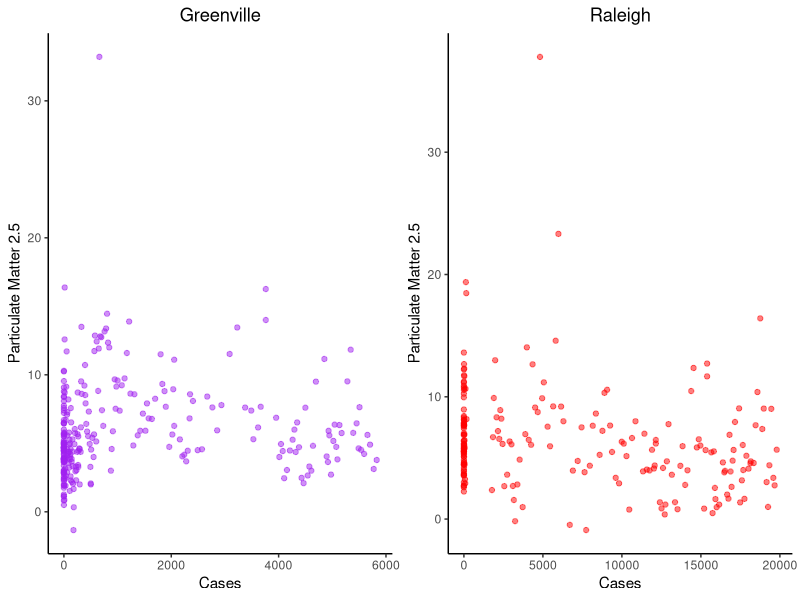
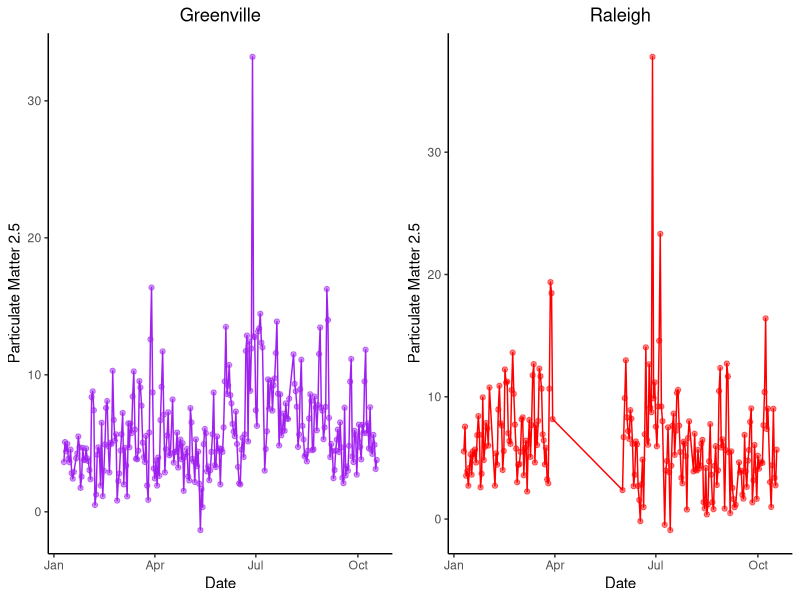
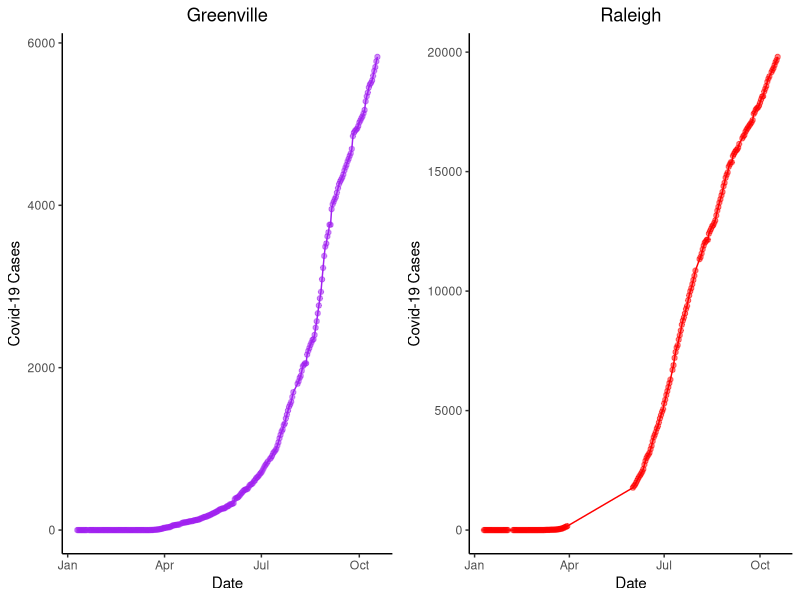
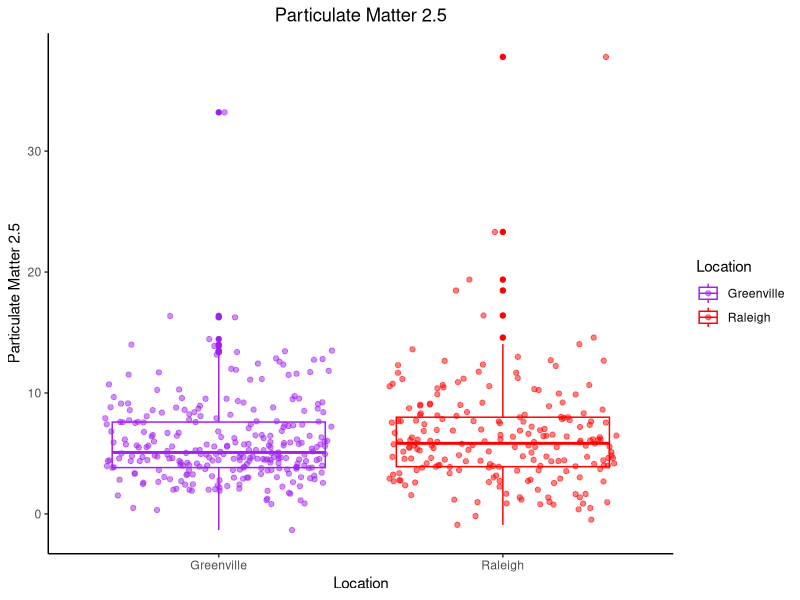
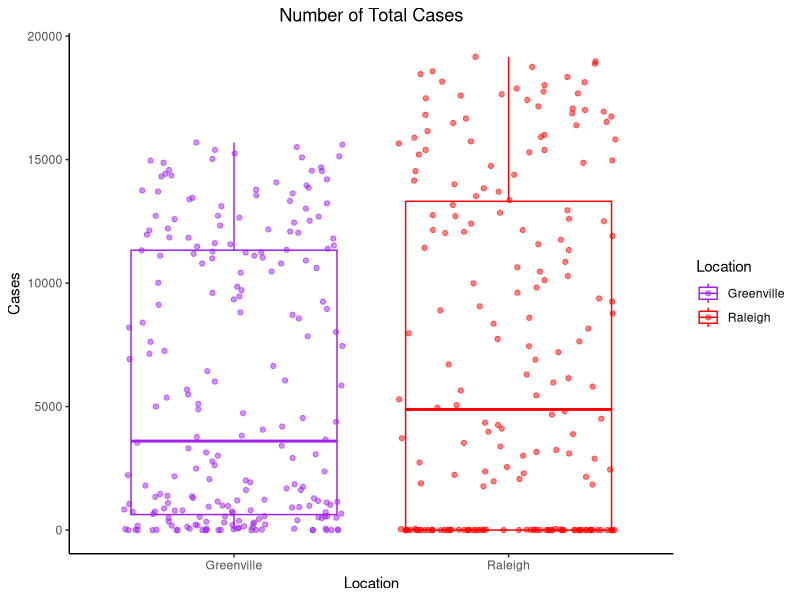
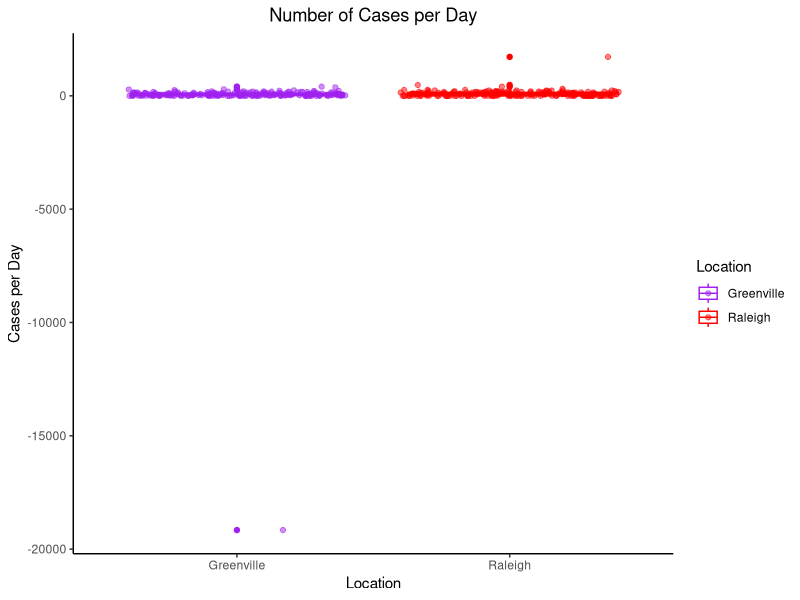

Reproduce these figures in R, in order.
library(tidyverse)
library(gridExtra)


#load in data

Gdat<-read.csv("derived_data/Greenville.Clean.Covid.csv")
Rdat<-read.csv("derived_data/Raleigh.Clean.Covid.csv")

g1 <- Gdat %>% 
  ggplot(aes(x = Cases, y = PM25)) +
  geom_point(alpha = .5, color = "Purple") +
  theme(panel.grid.major = element_blank(), panel.grid.minor = element_blank(),
        panel.background = element_blank(), axis.line = element_line(colour = "black")) +
  ggtitle("Greenville") +
  ylab("Particulate Matter 2.5") +
  theme(plot.title = element_text(hjust = 0.5))
g2 <- Rdat %>% 
  ggplot(aes(x = Cases, y = PM25)) +
  geom_point(alpha = .5, color = "Red") +
  theme(panel.grid.major = element_blank(), panel.grid.minor = element_blank(),
        panel.background = element_blank(), axis.line = element_line(colour = "black"))  +
  ggtitle("Raleigh") +
  ylab("Particulate Matter 2.5") +
  theme(plot.title = element_text(hjust = 0.5))

Graph1 <- grid.arrange(g1, g2, nrow = 1)
ggsave("derived_graphs/PM25.Vs.Cases.plot.png", plot = Graph1)

g3 <-  Gdat %>% 
  ggplot(aes(x = as.Date(utc, "%Y-%m-%d"), y = PM25)) +
  geom_point(alpha = .5, color = "Purple") +
  geom_line(color = "Purple")  +
  theme(panel.grid.major = element_blank(), panel.grid.minor = element_blank(),
        panel.background = element_blank(), axis.line = element_line(colour = "black")) +
  ggtitle("Greenville") +
  theme(plot.title = element_text(hjust = 0.5)) +
  ylab("Particulate Matter 2.5") +
  xlab("Date")

g4 <-  Rdat %>% 
  ggplot(aes(x = as.Date(utc, "%Y-%m-%d"), y = PM25)) +
  geom_point(alpha = .5, color = "Red") +
  geom_line(color = "Red")  +
  theme(panel.grid.major = element_blank(), panel.grid.minor = element_blank(),
        panel.background = element_blank(), axis.line = element_line(colour = "black")) +
  ggtitle("Raleigh") +
  ylab("Particulate Matter 2.5") +
  theme(plot.title = element_text(hjust = 0.5)) +
  ylab("Particulate Matter 2.5") +
  xlab("Date")

Graph2 <- grid.arrange(g3, g4, nrow = 1)
ggsave("derived_graphs/Time.Vs.PM25.plot.png", plot = Graph2)

g5 <- Gdat %>% 
  ggplot(aes(x = as.Date(utc, "%Y-%m-%d"), y = Cases)) +
  geom_point(alpha = .5, color = "Purple") +
  geom_line(color = "Purple")  +
  theme(panel.grid.major = element_blank(), panel.grid.minor = element_blank(),
        panel.background = element_blank(), axis.line = element_line(colour = "black")) +
  ggtitle("Greenville") +
  theme(plot.title = element_text(hjust = 0.5)) +
  ylab("Covid-19 Cases") +
  xlab("Date")

g6 <- Rdat %>% 
  ggplot(aes(x = as.Date(utc, "%Y-%m-%d"), y = Cases)) +
  geom_point(alpha = .5, color = "Red") +
  geom_line(color = "Red")  +
  theme(panel.grid.major = element_blank(), panel.grid.minor = element_blank(),
        panel.background = element_blank(), axis.line = element_line(colour = "black")) +
  ggtitle("Raleigh") +
  theme(plot.title = element_text(hjust = 0.5)) +
  ylab("Covid-19 Cases") +
  xlab("Date")

Graph3 <- grid.arrange(g5, g6, nrow = 1)
ggsave("derived_graphs/Time.Vs.Cases.plot.png", plot = Graph3)  

PM25.data <- rbind(Gdat[, c(4, 5)] , Rdat[, c(4, 9)])

g7 <- PM25.data %>% 
  ggplot(aes(y = PM25, x = Location)) +
  geom_boxplot(aes(color = Location)) + 
  geom_jitter(aes(color = Location), alpha = .5) +
  theme(panel.grid.major = element_blank(), panel.grid.minor = element_blank(),
        panel.background = element_blank(), axis.line = element_line(colour = "black")) +
  ggtitle("Particulate Matter 2.5") +
  ylab("Particulate Matter 2.5") +
  theme(plot.title = element_text(hjust = 0.5)) +
  scale_color_manual(breaks = c("Greenville", "Raleigh"), values=c("Purple", "Red")) 
ggsave("derived_graphs/PM25.boxplot.png", plot = g7)

Full.data <- read.csv("derived_data/DF.Final.csv")


g8 <- Full.data %>% 
  ggplot(aes(y = Cases, x = Location)) +
  geom_boxplot(aes(color = Location)) +
  geom_jitter(aes(color = Location), alpha = .5) +
  theme(panel.grid.major = element_blank(), panel.grid.minor = element_blank(),
        panel.background = element_blank(), axis.line = element_line(colour = "black")) +
  ggtitle("Number of Total Cases") +
  theme(plot.title = element_text(hjust = 0.5)) +
  ylab("Cases") +
  scale_color_manual(breaks = c("Greenville", "Raleigh"), values=c("Purple", "Red"))

ggsave("derived_graphs/Total.Cases.boxplot.png", plot = g8)

Full.data = Full.data %>% 
  mutate(New_Cases = Cases - lag(Cases))
Full.data$New_Cases[205] = 0
Full.data$New_Cases[1] = 0

g9 <- Full.data %>%  
  ggplot(aes(y = New_Cases, x = Location)) +
  geom_boxplot(aes(color = Location)) +
  geom_jitter(aes(color = Location), alpha = .5) +
  theme(panel.grid.major = element_blank(), panel.grid.minor = element_blank(),
        panel.background = element_blank(), axis.line = element_line(colour = "black")) +
  ggtitle("Number of Cases per Day") +
  theme(plot.title = element_text(hjust = 0.5)) +
  ylab("Cases per Day") +
  scale_color_manual(breaks = c("Greenville", "Raleigh"), values=c("Purple", "Red"))

ggsave("derived_graphs/Per.Day.Cases.boxplot.png", plot = g9)
